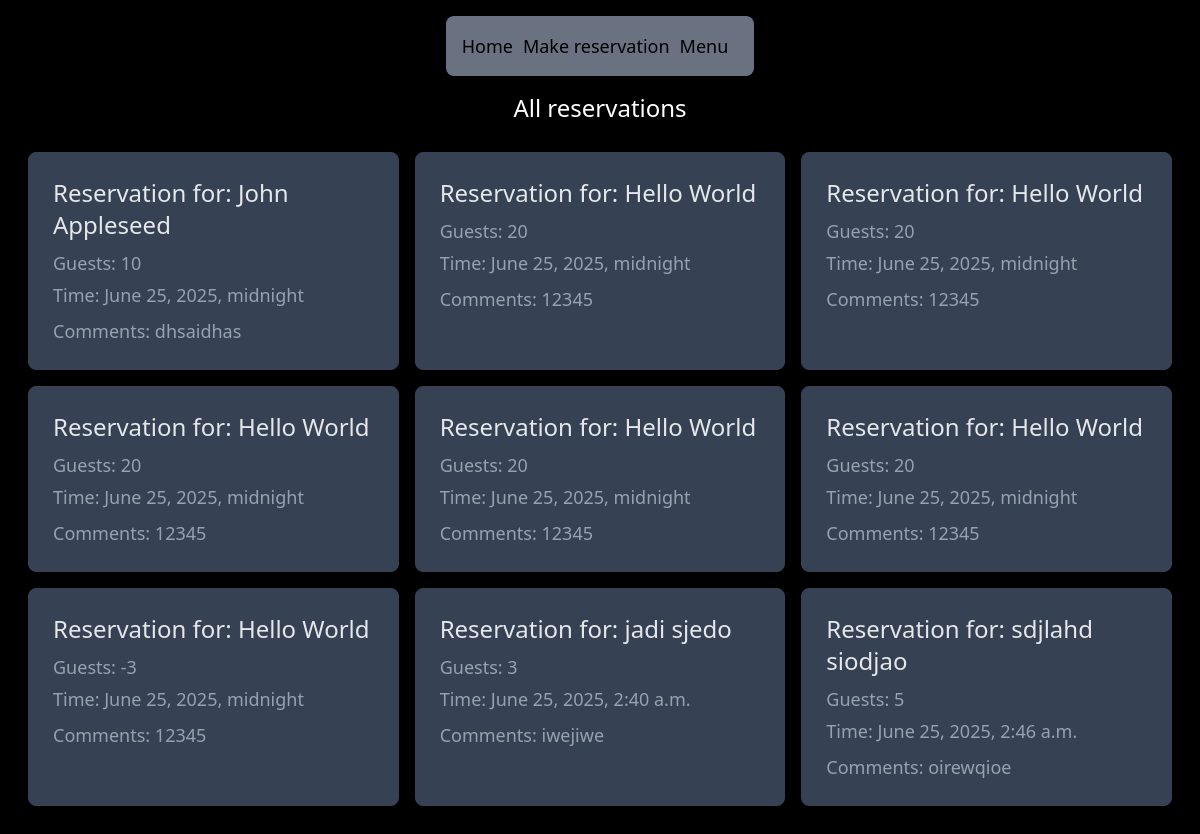
Screenshot of /app/view-reservations with the database file from the repository.
### main/models.py (models this page shows)
class Reservation(models.Model):
    first_name = models.CharField(max_length=255)
    last_name = models.CharField(max_length=255)
    guest_count = models.IntegerField(validators=[MinValueValidator(1)],default=0)
    reservation_time = models.DateTimeField(auto_now=True)
    comments = models.CharField(max_length=1024)

### main/views.py (the view)
# urls.py: path('view-reservations', views.showreservations, name="showreservations")
def showreservations(req):
    reservations = Reservation.objects.all()
    return render(req, 'reservations.html',{ 'title': 'All reservations', 'reservations': reservations })

### main/templates/reservations.html (shortened to what this page needs)
{% extends 'base.html' %}
{% block content %}
<!DOCTYPE html>
<html lang="en">
<head>
    <script src="https://cdn.jsdelivr.net/npm/@tailwindcss/browser@4"></script>
</head>
<body class="bg-black text-white text-lg mx-auto text-center p-4">
    <h1 class="text-2xl mb-4">{{ title }}</h1>
    <div class="grid grid-cols-1 md:grid-cols-2 lg:grid-cols-3 gap-4 w-fit p-3 mx-auto">
        {% for r in reservations %}
        <div class="bg-gray-700 p-6 rounded-lg shadow-md border border-gray-700 hover:border-gray-500 font-light transition-colors duration-200 text-left">
            <h2 class="text-2xl mb-2 text-gray-200">Reservation for: {{ r.first_name }} {{ r.last_name }}</h2>
            <p class="text-gray-400 mb-1"><strong>Guests:</strong> {{ r.guest_count }}</p>
            <p class="text-gray-400 mb-1"><strong>Time:</strong> {{ r.reservation_time|date:"F j, Y, P" }}</p>
            {% if r.comments %}
                <p class="text-gray-400 mt-2"><strong>Comments:</strong> {{ r.comments }}</p>
            {% endif %}
        </div>
        {% empty %}
            <div class="col-span-full text-center text-gray-400">
                <p>No reservations found.</p>
            </div>
        {% endfor %}
    </div>
</body>
</html>
{% endblock %}

### main/templates/base.html (shortened to what this page needs)
<!DOCTYPE html>
<html lang="en">
<head>
    <script src="https://cdn.jsdelivr.net/npm/@tailwindcss/browser@4"></script>
</head>
<body>
    <nav class="text-center w-fit mx-auto bg-gray-500 text-black rounded-lg flex flex-wrap p-4 mb-4">
        <a href="{% url 'landing' %}">Home</a>
        <a href="{% url 'form' %}">Make reservation</a>
        <a href="{% url 'menu' %}">Menu</a>
    </nav>
    {% block content %}
    {% endblock %}
</body>
</html>

### main/templates/base.html (style rules this page uses)
a { margin-right:0.625rem; }

### rows the page displays
Reservation: first_name "John", last_name "Appleseed", guest_count "10", reservation_time "June 25, 2025, midnight", comments "dhsaidhas"
Reservation: first_name "Hello", last_name "World", guest_count "20", reservation_time "June 25, 2025, midnight", comments "12345"
Reservation: first_name "Hello", last_name "World", guest_count "20", reservation_time "June 25, 2025, midnight", comments "12345"
Reservation: first_name "Hello", last_name "World", guest_count "20", reservation_time "June 25, 2025, midnight", comments "12345"
Reservation: first_name "Hello", last_name "World", guest_count "20", reservation_time "June 25, 2025, midnight", comments "12345"
Reservation: first_name "Hello", last_name "World", guest_count "20", reservation_time "June 25, 2025, midnight", comments "12345"
Reservation: first_name "Hello", last_name "World", guest_count "-3", reservation_time "June 25, 2025, midnight", comments "12345"
Reservation: first_name "jadi", last_name "sjedo", guest_count "3", reservation_time "June 25, 2025, 2:40 a.m.", comments "iwejiwe"
Reservation: first_name "sdjlahd", last_name "siodjao", guest_count "5", reservation_time "June 25, 2025, 2:46 a.m.", comments "oirewqioe"

### other values shown
{{ title }} "All reservations"
